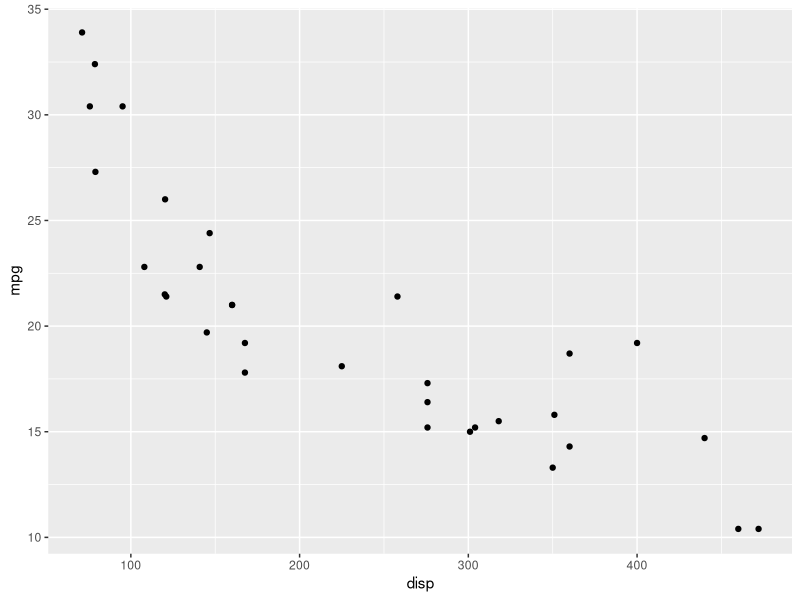
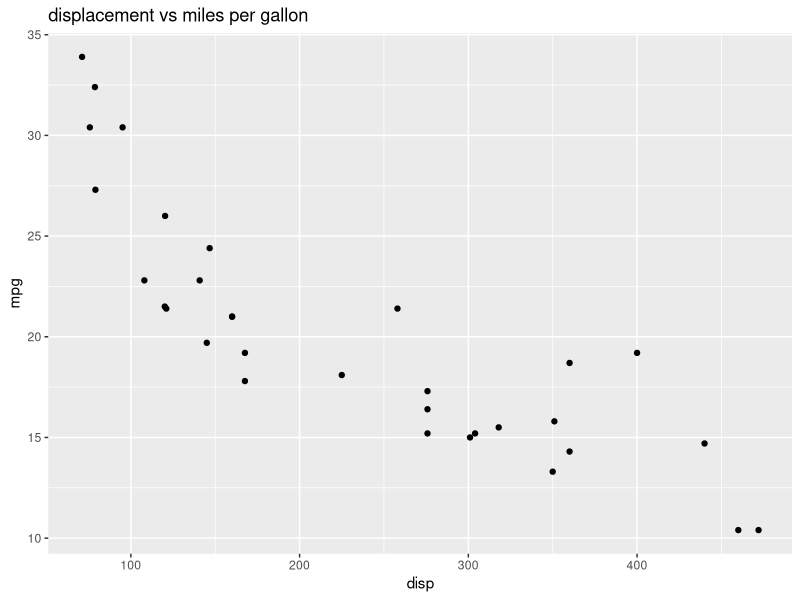
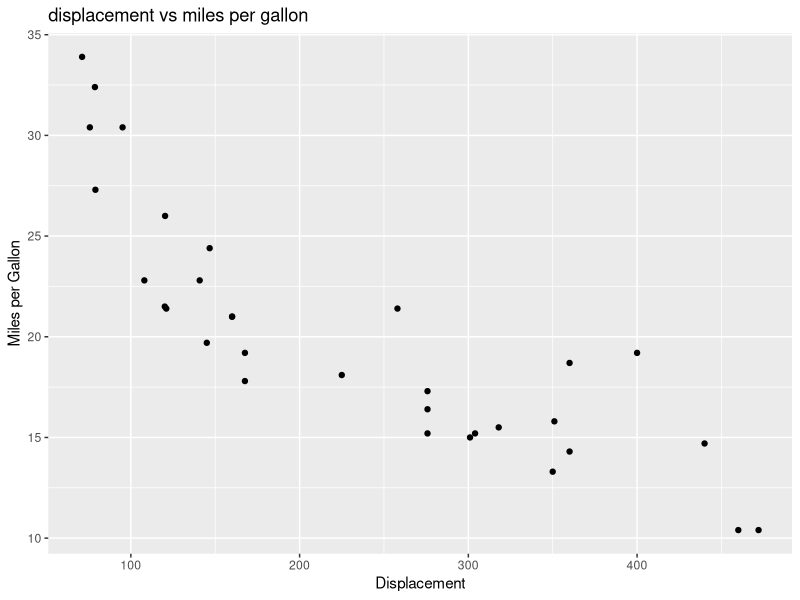
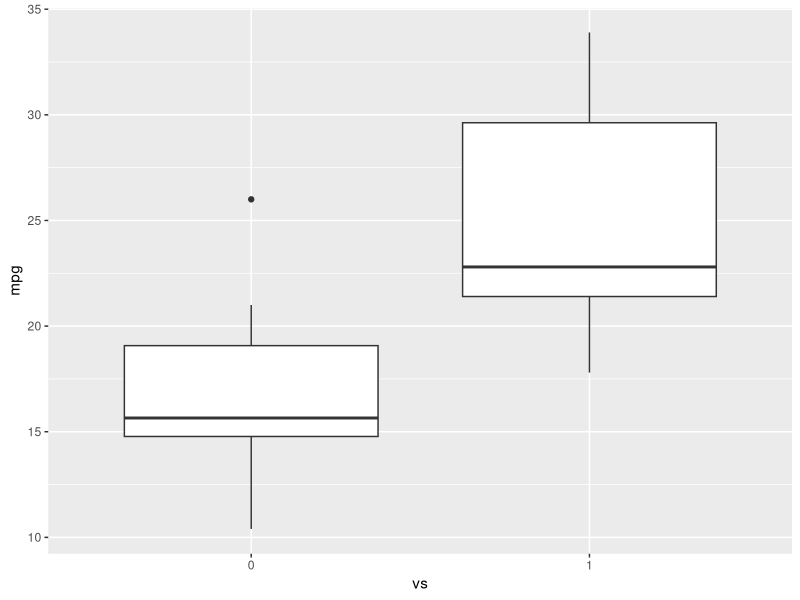
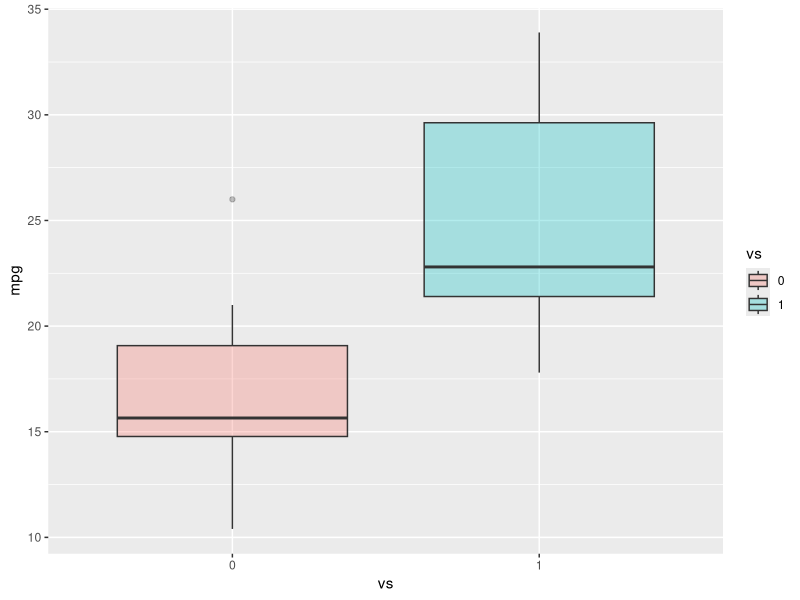

Reproduce these figures in R, in order.
library(datasets)

#Load Data

data("mtcars")

#View first 5 rows

head(mtcars,5)

#uncomment next line to show info about the mtcars dataset
#?mtcars

#load ggplot package
library(ggplot2)

#create a scatterplot of displacement (disp) and miles per gallon (mpg)

ggplot(aes(x=disp,y=mpg,),data=mtcars)+geom_point()

#Add a title 

ggplot(aes(x=disp,y=mpg,),data=mtcars)+geom_point()+ggtitle("displacement vs miles per gallon")

#change axis name

ggplot(aes(x=disp,y=mpg,),data=mtcars)+geom_point() + 
  ggtitle("displacement vs miles per gallon") +
  labs(x = "Displacement", y = "Miles per Gallon")

#make vs a factor

mtcars$vs <- as.factor(mtcars$vs)

#Create a boxplot of the distribution for v-shaped and straight Engine

ggplot(aes(x=vs, y=mpg), data = mtcars) + geom_boxplot()

#Add color to the boxplots to help differentiate them

ggplot(aes(x=vs,y=mpg,fill=vs), data=mtcars) +
  geom_boxplot(alpha=0.3) +
  theme(legend.postion="none")